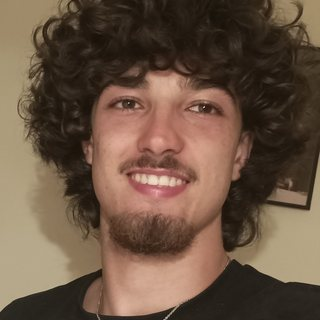
#> input picture fighter_photos/000.jpg, 320 x 320 px
$ python -i sync_public.py   (imports and definitions only)
#> lines starting #> are read from the running program, lines starting #| are printed output that depends on the picture
from __future__ import annotations

import io
import json
import os
import random
import re
import sys
import unicodedata
import zipfile
from dataclasses import dataclass
from datetime import datetime, timezone
from pathlib import Path
from typing import Sequence
from urllib.parse import parse_qs, urlparse

import google.auth
from google.auth.exceptions import DefaultCredentialsError
import pandas as pd
from googleapiclient.discovery import build
from googleapiclient.errors import HttpError
from openpyxl import load_workbook
from PIL import Image, ImageOps

try:
    import cv2
    import numpy as np
except ImportError:
    cv2 = None
    np = None


ROOT = Path(__file__).resolve().parents[1]
SHEET_ID = os.environ.get(
    "SPREADSHEET_ID",
    "1WZ65ztvHvXi2TH6KvaJrDg29OzxQot6nm3FuLHdhLmo",
)
MANIFEST_SPREADSHEET_ID = os.environ.get("SYNC_MANIFEST_SPREADSHEET_ID", "")
GOOGLE_SCOPES = (
    "https://www.googleapis.com/auth/drive.readonly",
    "https://www.googleapis.com/auth/spreadsheets",
)
REPORT_SHEETS = {
    "photo_manifest.json": "PhotoManifest",
    "sync_status.json": "SyncStatus",
}
XLSX_MIME_TYPE = "application/vnd.openxmlformats-officedocument.spreadsheetml.sheet"
GOOGLE_SHEET_MIME_TYPE = "application/vnd.google-apps.spreadsheet"
CONFIG_SHEET_NAME = "SyncConfig"
MAX_PHOTO_COUNT = 100
MAX_PHOTO_FILE_BYTES = 15 * 1024 * 1024
MAX_PHOTO_TOTAL_BYTES = 50 * 1024 * 1024
PHOTO_SIZE = (320, 320)

FACE_CASCADE = None
EYE_CASCADE = None

WEIGHT_COLUMNS = {
    "F": ("Catégorie de poids - Féminines", "Catégorie de poids (F)"),
    "M1": (
        "Catégorie de poids - Masculins (13 / 14 ans)",
        "Catégorie de poids (M1)",
    ),
    "M2": (
        "Catégorie de poids - Masculins (15 / 16 ans)",
        "Catégorie de poids (M2)",
    ),
    "M3": (
        "Catégorie de poids - Masculins +17 ans",
        "Catégorie de poids (M3)",
    ),
}
FIELD_COLUMNS = {
    "Nom": ("Nom",),
    "Prénom": ("Prénom",),
    "Sexe": ("Sexe",),
    "Catégorie de combat": ("Catégorie de combat - Masculins", "Catégorie de combat"),
    "Niveau": ("Niveau - Masculins +17 ans", "Niveau"),
}
WEIGHTS_BY_CATEGORY = {
    "F": ("-60", "+60"),
    "M1": ("-60", "+60"),
    "M2": ("-65", "+65"),
    "M3": ("-68", "-75", "-85", "+85"),
}
CATEGORY_LABELS = {
    "M1": "13/14 ans",
    "M2": "15/16 ans",
    "M3": "17 ans et plus",
    "F": "Féminine",
}
REQUIRED_FIELDS = (
    "Nom",
    "Prénom",
    "Sexe",
    "Catégorie de combat",
    *WEIGHT_COLUMNS,
    "Niveau",
)


class SyncError(Exception):
    pass


@dataclass(frozen=True)
class Fighter:
    last_name: str
    first_name: str
    sex: str
    age_band: str
    weight: str
    level: str
    source_row: int


@dataclass(frozen=True)
class Match:
    index: int
    first: Fighter | None
    second: Fighter | None
    is_bye: bool = False


Category = tuple[str, str, str, str]


# [6 lines left out: function normalize, not called in this run]


def normalize_header(value: object) -> str:
    return re.sub(r"[^a-z0-9]", "", normalize(value))


# [263 lines left out: functions category_from_label, canonical_weight, parse_registrations, category_sort_key, group_fighters, build_bracket and 3 more, not called in this run]


def detect_face_anchor(image: Image.Image) -> tuple[int, int] | None:
    if cv2 is None or np is None:
        return None

    global FACE_CASCADE, EYE_CASCADE
    if FACE_CASCADE is None:
        cascade_path = cv2.data.haarcascades + "haarcascade_frontalface_default.xml"
        FACE_CASCADE = cv2.CascadeClassifier(cascade_path)
    if EYE_CASCADE is None:
        eye_cascade_path = cv2.data.haarcascades + "haarcascade_eye.xml"
        EYE_CASCADE = cv2.CascadeClassifier(eye_cascade_path)
    if FACE_CASCADE.empty():
        return None

    width, height = image.size
    largest_side = max(width, height)
    if largest_side > 1200:
        scale = 1200 / largest_side
        analysis_image = image.resize(
            (max(1, round(width * scale)), max(1, round(height * scale))),
            Image.Resampling.LANCZOS,
        )
    else:
        scale = 1.0
        analysis_image = image

    gray = cv2.cvtColor(np.asarray(analysis_image.convert("RGB")), cv2.COLOR_RGB2GRAY)
    faces = FACE_CASCADE.detectMultiScale(
        gray,
        scaleFactor=1.05,
        minNeighbors=3,
        minSize=(24, 24),
    )
    if len(faces) == 0:
        hsv = cv2.cvtColor(np.asarray(analysis_image.convert("RGB")), cv2.COLOR_RGB2HSV)
        lower_skin = np.array([0, 20, 60], dtype=np.uint8)
        upper_skin = np.array([25, 170, 255], dtype=np.uint8)
        skin_mask = cv2.inRange(hsv, lower_skin, upper_skin)
        kernel = np.ones((9, 9), dtype=np.uint8)
        skin_mask = cv2.morphologyEx(skin_mask, cv2.MORPH_CLOSE, kernel)
        contours, _ = cv2.findContours(
            skin_mask,
            cv2.RETR_EXTERNAL,
            cv2.CHAIN_APPROX_SIMPLE,
        )
        if contours:
            largest = max(contours, key=cv2.contourArea)
            area = cv2.contourArea(largest)
            image_area = gray.shape[0] * gray.shape[1]
            if area >= image_area * 0.02:
                moments = cv2.moments(largest)
                if moments["m00"] > 0:
                    anchor_x = moments["m10"] / moments["m00"]
                    anchor_y = moments["m01"] / moments["m00"]
                    return round(anchor_x / scale), round(anchor_y / scale)
        return None

    x, y, face_width, face_height = max(
        faces,
        key=lambda face: int(face[2]) * int(face[3]),
    )
    eyes: tuple[object, ...] = ()
    if not EYE_CASCADE.empty():
        face_roi = gray[y : y + int(face_height * 0.65), x : x + face_width]
        eyes = tuple(EYE_CASCADE.detectMultiScale(face_roi, scaleFactor=1.1, minNeighbors=4))

    if eyes:
        eye_x = sum(int(eye[0]) + int(eye[2]) // 2 for eye in eyes) / len(eyes)
        eye_y = sum(int(eye[1]) + int(eye[3]) // 2 for eye in eyes) / len(eyes)
        anchor_x = x + eye_x
        anchor_y = y + eye_y
    else:
        anchor_x = x + face_width / 2
        anchor_y = y + face_height / 2

    return round(anchor_x / scale), round(anchor_y / scale)


def smart_square_crop(image: Image.Image) -> Image.Image:
    width, height = image.size
    side = min(width, height)
    if side == 0:
        return image.resize(PHOTO_SIZE, Image.Resampling.LANCZOS)

    anchor = detect_face_anchor(image)
    if anchor is None:
        return ImageOps.fit(
            image,
            PHOTO_SIZE,
            method=Image.Resampling.LANCZOS,
        )

    anchor_x, anchor_y = anchor
    left = round(anchor_x - side / 2)
    top = round(anchor_y - side / 2)
    left = min(max(left, 0), max(0, width - side))
    top = min(max(top, 0), max(0, height - side))
    cropped = image.crop((left, top, left + side, top + side))
    return cropped.resize(PHOTO_SIZE, Image.Resampling.LANCZOS)


# [120 lines left out: functions consented_photos, category_key, not called in this run]


def roster_key(value: dict) -> tuple[str, str]:
    return normalize(value.get("last_name", "")), normalize(value.get("first_name", ""))


# [485 lines left out: functions bracket_has_expected_shape, roster_changes, reused_brackets, serialize_tournament, report_sheet_range, read_private_json and 7 more, not called in this run]


# [2 lines not run here, left out]

>>> from PIL import Image
>>> picture = Image.open('../fighter_photos/000.jpg')
#> picture is the input picture: PIL image 320x320 RGB; mean R, G, B 107.3, 84.8, 67.4
>>> result = smart_square_crop(picture)
#> in detect_face_anchor, `gray = cv2.cvtColor(np.asarray(analysis_image.convert("RGB")), cv2.COL..`:
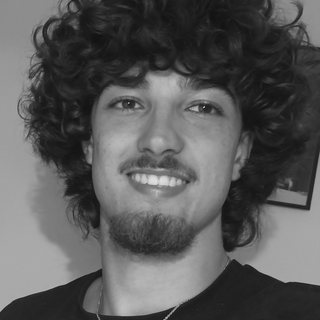
#> gray: shape (320, 320); min 10, max 225, mean 89.6
#> in detect_face_anchor, `faces = FACE_CASCADE.detectMultiScale( gray, scaleFactor=1.05, minNeig..`: faces = [[67, 36, 188, 188]]
#> in detect_face_anchor, `x, y, face_width, face_height = max( faces, key=lambda face: int(face[..`: x = 67; y = 36; face_width = 188
#> in detect_face_anchor, `face_roi = gray[y : y + int(face_height * 0.65), x : x + face_width]`:
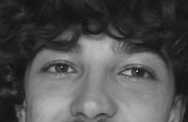
#> face_roi: shape (122, 188); min 10, max 189, mean 80.5
#> in detect_face_anchor, `eyes = tuple(EYE_CASCADE.detectMultiScale(face_roi, scaleFactor=1.1, m..`: eyes = ([38, 48, 43, 43], [113, 50, 45, 45])
#> in detect_face_anchor, `eye_x = sum(int(eye[0]) + int(eye[2]) // 2 for eye in eyes) / len(eyes)`: eye_x = 97
#> in detect_face_anchor, `eye_y = sum(int(eye[1]) + int(eye[3]) // 2 for eye in eyes) / len(eyes)`: eye_y = 70.5
#> in detect_face_anchor, `anchor_x = x + eye_x`: anchor_x = 164
#> in detect_face_anchor, `anchor_y = y + eye_y`: anchor_y = 106.5
#> in smart_square_crop, `anchor = detect_face_anchor(image)`: anchor = (164, 106)
#> in smart_square_crop, `anchor_x, anchor_y = anchor`: anchor_x = 164; anchor_y = 106
#> in smart_square_crop, `left = round(anchor_x - side / 2)`: left = 4
#> in smart_square_crop, `top = round(anchor_y - side / 2)`: top = -54
#> in smart_square_crop, `left = min(max(left, 0), max(0, width - side))`: left = 0

$ run again, on fighter_photos/004.jpg
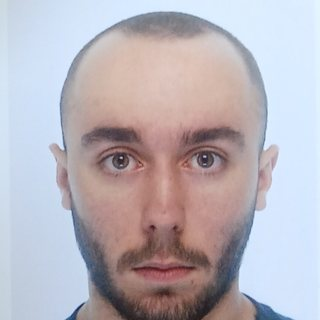
#> input picture fighter_photos/004.jpg, 320 x 320 px
#> picture is the input picture: PIL image 320x320 RGB; mean R, G, B 184.8, 179, 186.9
#> in detect_face_anchor, `gray = cv2.cvtColor(np.asarray(analysis_image.convert("RGB")), cv2.COL..`:
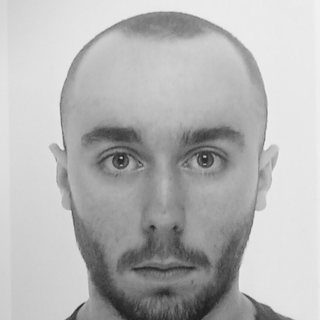
#> gray: shape (320, 320); min 28, max 242, mean 181.6
#> faces = [[44, 63, 238, 238]]
#> x = 44; y = 63; face_width = 238
#> in detect_face_anchor, `face_roi = gray[y : y + int(face_height * 0.65), x : x + face_width]`:
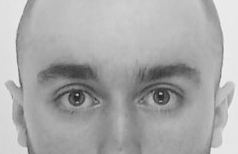
#> face_roi: shape (154, 238); min 30, max 242, mean 169.7
#> eyes = ([45, 69, 57, 57], [130, 66, 59, 59])
#> eye_x = 116
#> eye_y = 96
#> in detect_face_anchor, `anchor_x = x + eye_x`: anchor_x = 160
#> in detect_face_anchor, `anchor_y = y + eye_y`: anchor_y = 159
#> anchor = (160, 159)
#> in smart_square_crop, `anchor_x, anchor_y = anchor`: anchor_x = 160; anchor_y = 159
#> left = 0
#> in smart_square_crop, `top = round(anchor_y - side / 2)`: top = -1
#> in smart_square_crop, `top = min(max(top, 0), max(0, height - side))`: top = 0

$ run again, on fighter_photos/005.jpg
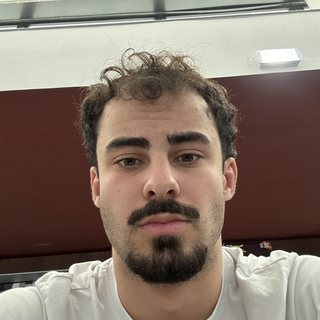
#> input picture fighter_photos/005.jpg, 320 x 320 px
#> picture is the input picture: PIL image 320x320 RGB; mean R, G, B 133.1, 116.7, 105
#> in detect_face_anchor, `gray = cv2.cvtColor(np.asarray(analysis_image.convert("RGB")), cv2.COL..`:
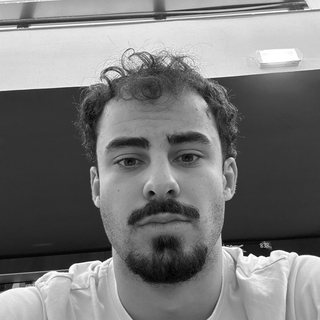
#> gray: shape (320, 320); min 1, max 255, mean 120.3
#> faces = [[74, 90, 168, 168]]
#> x = 74; y = 90; face_width = 168
#> in detect_face_anchor, `face_roi = gray[y : y + int(face_height * 0.65), x : x + face_width]`:
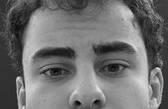
#> face_roi: shape (109, 168); min 2, max 236, mean 113.1
#> eyes = ([93, 48, 36, 36], [36, 51, 38, 38])
#> eye_x = 83
#> eye_y = 68
#> in detect_face_anchor, `anchor_x = x + eye_x`: anchor_x = 157
#> in detect_face_anchor, `anchor_y = y + eye_y`: anchor_y = 158
#> anchor = (157, 158)
#> in smart_square_crop, `anchor_x, anchor_y = anchor`: anchor_x = 157; anchor_y = 158
#> in smart_square_crop, `left = round(anchor_x - side / 2)`: left = -3
#> in smart_square_crop, `top = round(anchor_y - side / 2)`: top = -2
#> in smart_square_crop, `left = min(max(left, 0), max(0, width - side))`: left = 0
